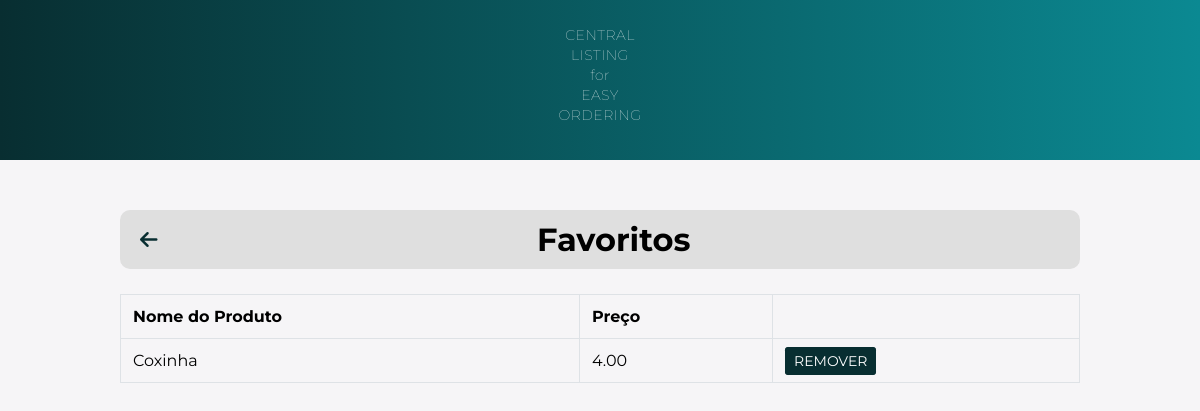
Page /list_favorite/ (signed in) on the earlier database version.
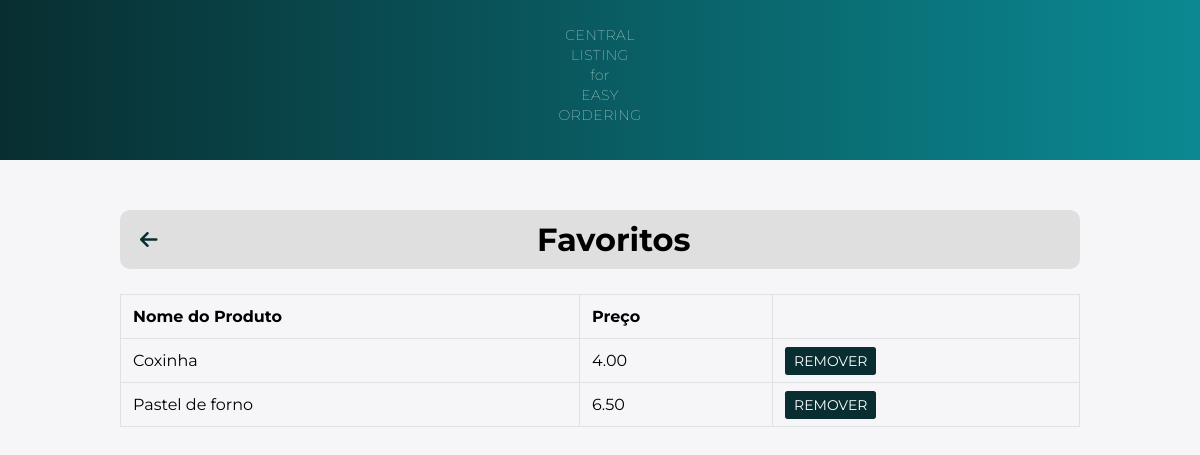
Same page on the later database version.
### main/models.py (models this page shows, shortened)
class Favorite(models.Model):
    user = models.ForeignKey(User, on_delete=models.CASCADE)
    product = models.ForeignKey(FoodProduct, on_delete=models.CASCADE)

class FoodProduct(models.Model):
    name = models.CharField(max_length=255)
    price = models.DecimalField(max_digits=10, decimal_places=2)
    image = models.ImageField(upload_to='static/food_products/', default="static/food_products/default")
    description = models.TextField()
    ingredients = models.ManyToManyField(Ingredients, blank=True)

### main/views.py (the view)
# urls.py: path('list_favorite/', views.list_favorite, name='list_favorite'),
def list_favorite(request):
    favorite_item = Favorite.objects.filter(user=request.user)
    return render(request, 'favorite.html', {'list_favorite': favorite_item})

### templates/favorite.html (shortened to what this page needs)
{% load static %}
<!DOCTYPE html>
<html>
<head>
    <link rel="stylesheet" type="text/css" href="{% static './css/favorite.css' %}">
    <link rel="stylesheet" href="https://cdnjs.cloudflare.com/ajax/libs/font-awesome/6.4.0/css/all.min.css" />
</head>
<body>
    <nav>
        <p>CENTRAL<br>LISTING<br>for<br>EASY<br>ORDERING</p>
    </nav>
    <div class="container">
        <div class="top-bar">
            <a href="{% url 'home' %}" class="back-to-home">
                <i class="fas fa-arrow-left" name="arrow_favorites"></i>
            </a>
            <h1 class="top-bar-title">Favoritos</h1>
        </div>
    </div>
    <div class="container">
        <div class="row">
            <div class="col-12">
                {% if list_favorite %}
                <div class="table-container">
                <table class="table table-bordered">
                    <thead>
                        <tr>
                            <th>Nome do Produto</th>
                            <th>Preço</th>
                            <th></th>
                        </tr>
                    </thead>
                    <tbody>
                        {% for item in list_favorite %}
                        <tr>
                            <td>{{ item.product.name }}</td>
                            <td>{{ item.product.price }}</td>
                            <td>
                                <a href="{% url 'remove_favorite' item.product.id %}" class="btn btn-danger btn-sm" name="removeFavorite">Remover</a>
                            </td>
                        </tr>
                        {% endfor %}
                    </tbody>
                </table>
            </div>
                {% else %}
                <div class="empty-favorite-message">
                    <p>Você não tem produtos favoritos <a href="{% url 'home' %}">Continue comprando</a>.</p>
                </div>
                {% endif %}
            </div>
        </div>
    </div>
</body>
</html>

Differences in the rows shown:
added Favorite: product.name "Pastel de forno", product.price "6.50"
